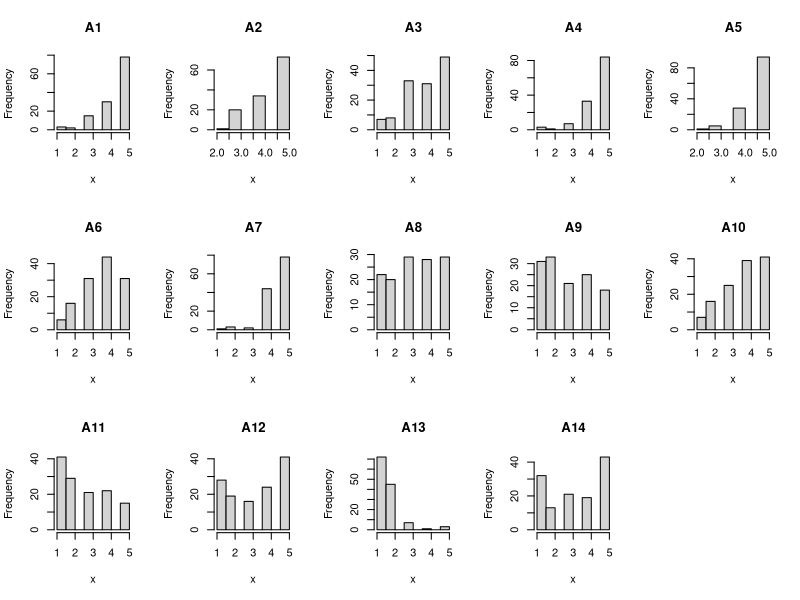
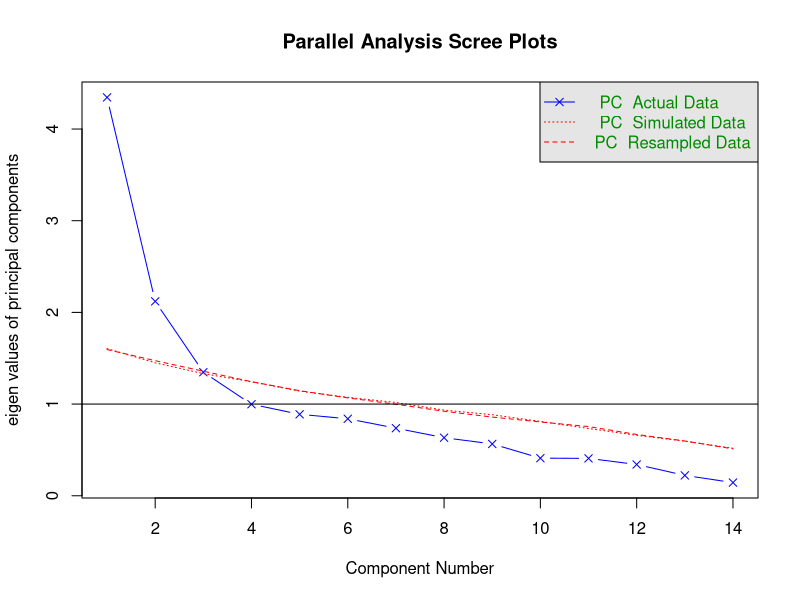
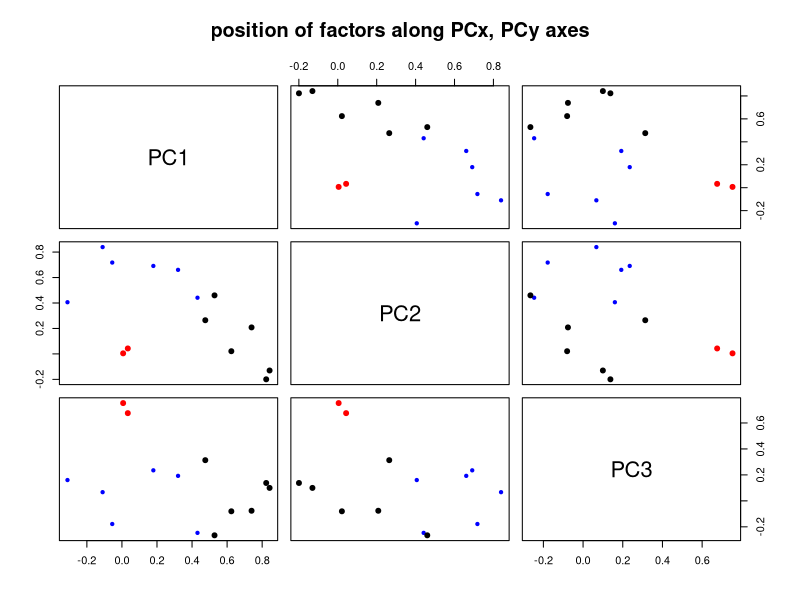
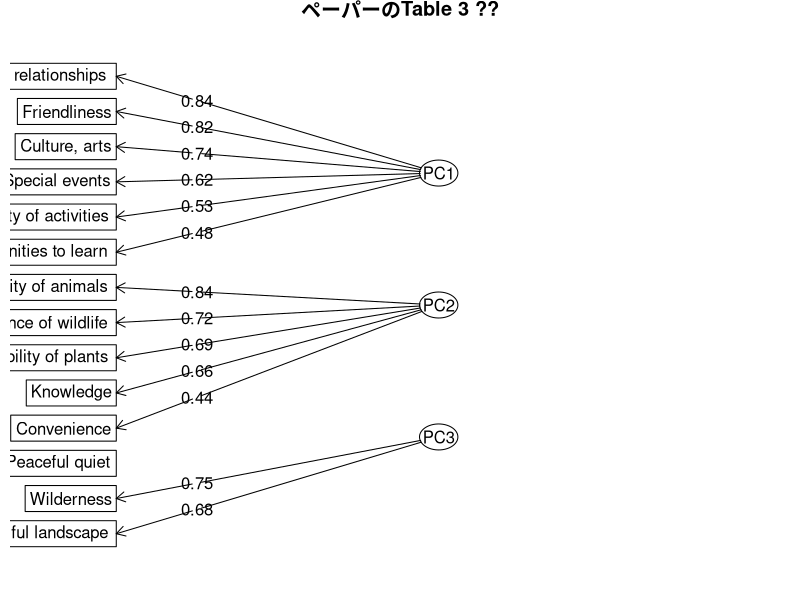

Write the R code that produced these figures, in order.
## ---- chunk 1
knitr::opts_chunk$set(echo = TRUE,  warning=FALSE, message=FALSE)
## ---- chunk 2
library(psych); library(GPArotation) #for PCA
library(MASS) # foc ordinal logistic regression
library(readr); library(dplyr); library(tibble); library(gridExtra) # tidy
## ---- chunk 3
raw <- read_csv("Data/raw.csv")
head(raw)
names <- read_csv("Data/names.csv")
as.data.frame(names) #アンケート調査の質問
## ---- chunk 4
GNPdem <- raw %>% select(Park, `J1-Gender`:`J6-Times visited`) %>%
  filter(Park=="G") %>% mutate_all(as.factor) %>% summary() %>% t()
MNPdem <- raw %>% select(Park, `J1-Gender`:`J6-Times visited`) %>%
  filter(Park=="M") %>% mutate_all(as.factor) %>% summary() %>% t()
## ---- chunk 5
options(knitr.kable.NA = '-')
knitr::kable(GNPdem, caption = "ペーパーのTable 2")
knitr::kable(GNPdem)
## ---- chunk 6
EFAdata <- raw %>% select(A1:A14)
par(mfrow=c(3,5))
for (i in 1:14) {
  x <- EFAdata[,i] %>% unlist
  title <- paste("A",i, sep = "")
  hist(x, main=title)
}
par(mfrow=c(1,1))
## ---- chunk 7
knitr::kable(round(cor(EFAdata),2)) 
colSums(cor(EFAdata)>=0.9) # Avoid part of cofounding 
colSums(cor(EFAdata)>=0.4) # If no correlation, nothing to
## ---- chunk 8
KMO(cor(EFAdata)) # > 0.6  same value as paper but original authors (Kaiser-Meyer-Oklin) said it's "middling"
cortest.bartlett(EFAdata) # not bad
## ---- chunk 9
fa.parallel(EFAdata, fa = 'pc')
## ---- chunk 10
noms <-  names[2:15,2] %>% pull
colnames(EFAdata) <- noms
pc <- principal(EFAdata, nfactors=3, rotate="none")
pck <- kaiser(pc, rotate = "oblimin")
fa.plot(pck, title = "position of factors along PCx, PCy axes")
print.psych(pck, cut = 0.42, sort = TRUE) #contrary to the paper, I had to do a cut at 0.42 (not 0.32 to get similar result)
fa.diagram(pck, cut = 0.42, digits = 2, simple = TRUE, main = "ペーパーのTable 3 ??")
## ---- chunk 11
Paperfactors <- tibble(Rawcode = names[2:15,1]$Raw_code, 
                       Paperfactors = c("Appreciating","Appreciating","Appreciating","Feeling","Feeling","Appreciating",NA,"Recreation","Recreation","Recreation","Recreation","Recreation","Recreation","Recreation"))
means_col_raw <- raw %>% select(A1:A14) %>%
  colMeans()
tibble(Rawcode = names(means_col_raw), means = means_col_raw) %>%
  left_join(Paperfactors) %>%
  group_by(Paperfactors) %>%
  summarize(means = mean(means))
## ---- chunk 12
find_alpha <- function(x){
select_col <- Paperfactors %>% filter(Paperfactors == x) %>%
  select(Rawcode) %>% pull
alpha <- raw %>% select(select_col) %>%
  alpha() %>% .$total %>%
  select(mean, std.alpha) %>% unlist %>% round(., digits = 2)
alpha
}
fact <- c("Recreation","Appreciating","Feeling")
sapply(fact, find_alpha) %>%
  t() %>% as.data.frame() %>% rownames_to_column() 
## ---- chunk 13
#Table 4 means & ranks
meansG <- raw %>% filter(Park == "G") %>% select(A1:A14) %>% colMeans() %>% round(.,2)
ranksG <- rank(-meansG)
meansM <- raw %>% filter(Park == "M") %>% select(A1:A14) %>% colMeans() %>%  round(.,2)
ranksM <- floor(rank(-meansM))

#Table 4 Mann-Whitney U tests (are the 2 samples independant)
entryG <- raw %>% filter(Park == "G") %>% select(A1:A14)
entryM <- raw %>% filter(Park == "M") %>% select(A1:A14)
UtestW <- sapply(1:14, function(col) wilcox.test(unlist(entryM[,col]),unlist(entryG[,col]), correct = FALSE)$statistic)
Utestp <- sapply(1:14, function(col) wilcox.test(unlist(entryM[,col]),unlist(entryG[,col]), correct = FALSE)$p.value)

## ---- chunk 14

#Table 4 many values so CLT and p.value instead of Z (abs(Z)>2 == p<0.5)
tibble(names[2:15,2],names[2:15,1],meansG,ranksG,meansM,ranksM,N=rep(128,14),U=UtestW,p = round(Utestp, 2)) %>%
  knitr::kable(caption = "ペーパーのTable 4")
## ---- chunk 15
rawG <- raw %>% filter(Park == "G") %>% select(A1:A14, `J2-Age`:`J5-Income`)
rawG %>% select(1, 15) %>% kruskal.test()

GAJ <- sapply(c(15,17,18,16), function(x){
allA <- sapply(1:14, function(y){
  dat <- rawG %>% select(x=x, y=y) 
    kruskal.test(y~x, dat) %>% .$statistic
})
allA
})
GAJ <- t(GAJ) %>% round(.,2)
colnames(GAJ) <- names(rawG)[1:14]
rownames(GAJ) <- names(rawG)[c(15,17,18,16)]
## ---- chunk 16
knitr::kable(GAJ, caption = "Annexe B, Kruskal-Willis Test")
## ---- chunk 17
reg_input <- raw %>%
  mutate(Appr = (A1 + A2  +A3 + A6)/4, 
         Feel = (A5 + A6)/2, 
         Recr = (A8 + A9 + A10 + A11 + A12 + A13 + A14)/6,
         Intepretation = (C1 + C2 + C3 + C4)/4,
         Interaction = (D1 + D2 + D3 + D4)/4) %>%
  mutate(Intepretation = as.factor(Intepretation),
         Interaction = as.factor(Interaction))
## ---- chunk 18
model_interpretation <- polr(Intepretation ~ Recr + Appr + Feel, data = reg_input, Hess = TRUE)
odds <- exp(confint(model_interpretation)) %>% as.data.frame() %>%
  mutate(odd = exp(model_interpretation$coefficients))
tableup <- summary(model_interpretation)$coefficients[1:3,1:2] %>% 
  as.data.frame() %>% data.frame(., odds) %>% round(., 2)
colnames(tableup) <- c("coef", "sd", "inf2.5", "odd", "sup2.5")
## ---- chunk 19
model_interpretation2 <- stepAIC(model_interpretation, ~.^2)
chisq_up <- anova(model_interpretation, model_interpretation2)
## ---- chunk 20
model_interaction <- polr(Interaction ~ Recr + Appr + Feel, data = reg_input, Hess = TRUE)
odds <- exp(confint(model_interaction)) %>% as.data.frame() %>%
  mutate(odd = exp(model_interaction$coefficients))
tabledown <- summary(model_interaction)$coefficients[1:3,1:2] %>% 
  as.data.frame() %>% data.frame(., odds) %>% round(., 2)
colnames(tabledown) <- c("coef", "sd", "inf2.5", "odd", "sup2.5")
## ---- chunk 21
model_interaction2 <- stepAIC(model_interaction, ~.^2)
chisq_down <- anova(model_interaction, model_interaction2)
## ---- chunk 22
chisq_up$`Pr(Chi)`[2]
tableup
## ---- chunk 23
chisq_down$`Pr(Chi)`[2]
tabledown
## ---- chunk 24
reg_input_bis <- reg_input %>% filter(Park == "G")
model_all <- polr(Intepretation ~ A1 + A2 + A3 + A4 + A5 + A6 + A7 + A8 + A9 + A10 + A11 + A12 + A13 + A14, data = reg_input_bis, Hess = TRUE)
odds <- exp(confint(model_all)) %>% as.data.frame() %>%
  mutate(odd = exp(model_all$coefficients))
tableleft <- summary(model_all)$coefficients[1:14,1:2] %>% 
  as.data.frame() %>% data.frame(., odds) %>% round(., 2)
colnames(tableleft) <- c("coef", "sd", "inf2.5", "odd", "sup2.5")
## ---- chunk 25
#model_all2 <- stepAIC(model_all, ~.^2) Error Calcul Heavy for my PC
#chisq_left <- anova(model_all, model_all2) Error
## ---- chunk 26
#chisq_left$`Pr(Chi)`[2]
tableleft
